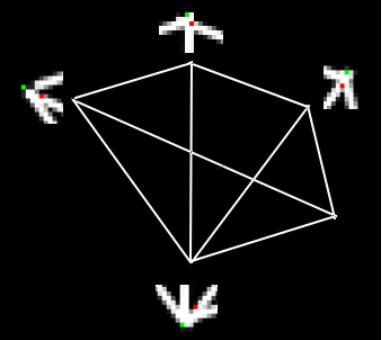
#> input picture Feature Detection and Description/OpenCV-Python Tutorials Feature Detection and Description Harris Corner Detection/chessboard2.jpg, 382 x 340 px
$ python cornerSubPixFunction.py
#> lines starting #> are read from the running program, lines starting #| are printed output that depends on the picture; after the words box and inside, x2 and y2 are one past the last pixel; in counts of white or black regions, pixels touching at a corner belong together
# -*- coding: utf-8 -*-
"""
@ author: wuxin
"""

import cv2 as cv
import numpy as np

if __name__ == "__main__":
    filename = "chessboard2.jpg"
    img = cv.imread(filename)
#> img is the input picture: shape (340, 382, 3); mean B, G, R 14.3, 14.5, 14.4
    gray = cv.cvtColor(img, cv.COLOR_BGR2GRAY)

    # find Harris corners
    gray = np.float32(gray)
    dst = cv.cornerHarris(gray, 2, 3, 0.04)
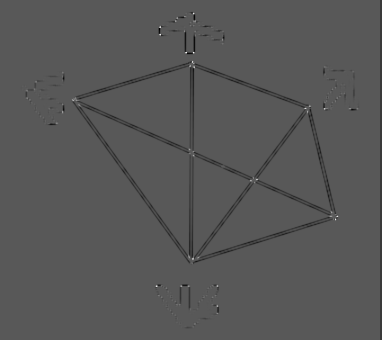
#> dst: shape (340, 382) float32; min -119447824, max 225966624, mean -1812929.5; drawn with min black and max white
    dst = cv.dilate(dst, None)
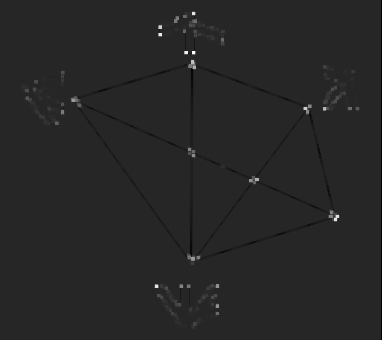
#> dst: shape (340, 382) float32; min -40327580, max 225966624, mean 333302.1; drawn with min black and max white
    ret, dst = cv.threshold(dst, 0.01*dst.max(), 255, 0)
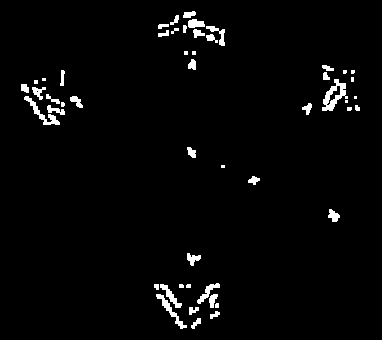
#> dst: shape (340, 382) float32; 2.5% white; 50 white regions (15 under 20 px), largest, box (x1, y1, x2, y2) and area: (322, 79, 348, 111) 354, (24, 96, 60, 125) 245, (156, 294, 187, 329) 217
#> ret = 2259666.2
    dst = np.uint8(dst)

    # find cenraids
    # connectedComponentsWithStats(InputArray image, OutputArray labels, OutputArray stats, OutputArray centroids, int connectivity = 8, int ltype=CV_32S)
    ret, labels, stats, centroids = cv.connectedComponentsWithStats(dst)
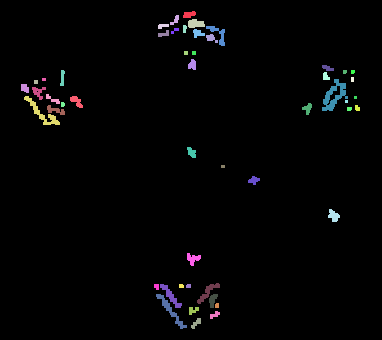
#> labels: shape (340, 382) int32; 51 distinct labels, from 0 to 50; one colour per label, 0 black
#> ret = 51; stats = 51 rows, first 6: [0, 0, 382, 340, 126644], [183, 11, 13, 7, 67], [170, 15, 9, 10, 44], [188, 19, 17, 9, 118], [158, 24, 11, 5, 40], [183, 25, 4, 8, 27]; centroids = 51 pairs, first value 24.45 to 356.8, second value 14.1 to 322.8

    # define the criteria to stop and refine the corners
    criteria = (cv.TERM_CRITERIA_EPS + cv.TERM_CRITERIA_MAX_ITER, 100, 0.001)
    # Python: cv.ornerSubPix(image, corners, winSize, zeroZone, criteria)
    # zroZone - Half of the size of the dad region in the middle of the search zone
    # over which the sunation in the autocorrelation matrix. The value of (-1,-1)
    # indicates that there is no such a size
    # 返回值由角点坐标组成的一个数组（而非图像）
    corners = cv.cornerSubPix(gray, np.float32(centroids), (5, 5), (-1, -1), criteria)
#> corners = 51 pairs, first value 24.25 to 357.3, second value 11.64 to 324

    # Now draw them
    res = np.hstack((centroids, corners))
#> res = 51 rows, first 6: [190.5, 170.1, 190.5, 170.1], [188.8, 14.1, 193, 11.64], [174.8, 19.82, 175.6, 18.37], [195.2, 23.29, 192.6, 21.79], [162.4, 25.52, 158.5, 25.76], [184.2, 28.33, 184.7, 27.58]
    # np.int0可以用来神略小数点后的数字（非四舍五入)
    res = np.int0(res)
#> res = 51 rows, first 6: [190, 170, 190, 170], [188, 14, 193, 11], [174, 19, 175, 18], [195, 23, 192, 21], [162, 25, 158, 25], [184, 28, 184, 27]
    img[res[:,1], res[:,0]] = [0, 0, 255]
#> img: shape (340, 382, 3); 0.04% of pixels changed, all inside (x1, y1, x2, y2) = (24, 14, 357, 323)
    img[res[:,3], res[:,2]] = [0, 255, 0]
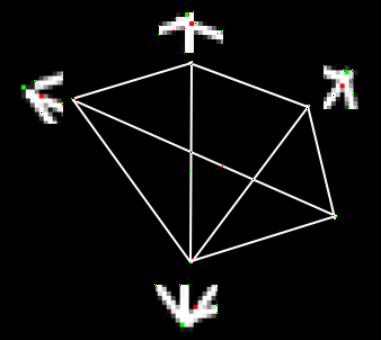
#> img: shape (340, 382, 3); mean B, G, R 14.2, 14.5, 14.4

    cv.imshow('result', img)
    cv.waitKey(0)
    cv.destroyAllWindows()
